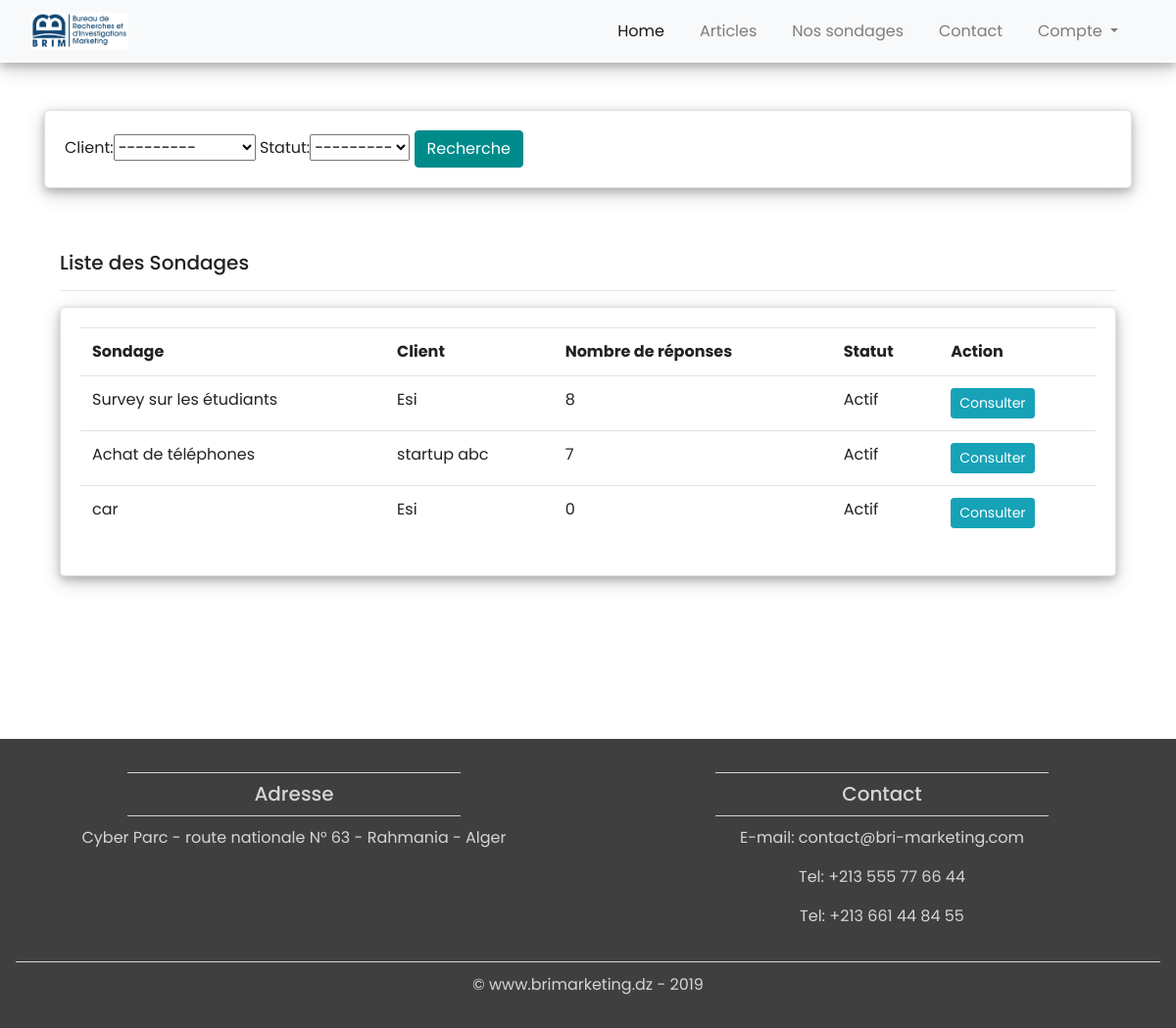
/polls/sondages/, run on the app's committed database.
### polls/models.py (models this page shows, shortened)
class Sondage(models.Model):
	name = models.CharField(max_length=200)
	nbreponses = models.IntegerField(default=0)
	client = models.ForeignKey(Client, on_delete=models.SET_NULL, null=True)
	personnes = models.ManyToManyField("auth.User", limit_choices_to={'groups__name': "Abonné"}, null=True, blank=True)
	date_creation = models.DateTimeField(default=timezone.now, null=True)
	STATUT_CHOICES = (
		('Brouillon', 'brouillon'),
		('Actif','actif'),
		('Archivé','archive'),
	)
	statut = models.CharField(max_length=200, choices = STATUT_CHOICES, default='Brouillon', null=True)

### client/models.py (models this page shows)
class Client(models.Model):
	NAME = models.CharField(max_length=200, null=True)
	VISAGE = models.ForeignKey("auth.User", limit_choices_to={'groups__name': "Délégué"}, on_delete=models.CASCADE, null=True, blank=True)
	PHONE = models.CharField(max_length=200, null=True)
	EMAIL = models.CharField(max_length=200, null=True)
	STATUT_CHOICES = (
		('Actif','actif'),
		('Inactif','inactif')
	)
	DATE_CREATION = models.DateTimeField(default=timezone.now, null=True)
	STATUT = models.CharField(max_length=200, choices = STATUT_CHOICES, default='Actif', null=True)
	def __str__(self):
		return self.NAME

### polls/views.py (the view)
# urls.py: path('sondages/', views.sondages, name="sondages"),
def sondages(request):
	sondageliste = Sondage.objects.all()
	myFilter = SondageFilter(request.GET, queryset=sondageliste)
	sondageliste = myFilter.qs
	context =  {'sondageliste': sondageliste, 'myFilter':myFilter}
	return render(request, 'polls/sondages.html', context)

### templates/polls/sondages.html (shortened to what this page needs)
{% extends 'base.html'%}
{% load static %}
{% block content %}
<div class="container-fluid menocote">
	<div class="container" style="margin-bottom: 150px;">
		<br> <br>
			<div class="row">
				<div class="col">
					<div class="user_card card card-body">
						<form method="get">
							{{myFilter.form}}
					    <button class="btn btn-primary" type="submit">Recherche</button>
					  </form>
					</div>
				</div>
			</div>
			<br>
		<br>
		<div class="col-12">
					<h5>Liste des Sondages</h5>
					<hr>
					<div class="user_card card card-body">
						<table class="table">
							<tr>
								<th>Sondage</th>
								<th>Client</th>
								<th>Nombre de réponses</th>
								<th>Statut</th>
								<th>Action</th>
							</tr>
							{% for s in sondageliste %}
								<tr>
									<td>{{ s.name }}</td>
									<td>{{ s.client.NAME }}</td>
									<td>{{ s.nbreponses }}</td>
									<td>{{ s.statut }}</td>
									<td><a href="{% url 'polls:resultat' s.pk %}" class="btn btn-info btn-sm">Consulter</a></td>
								</tr>
							{% endfor %}
						</table>
					</div>
		</div>
	</div>
	</div>
{% endblock %}

### templates/base.html (shortened to what this page needs)
{% load static %}
<!DOCTYPE html>
<html lang="en">
<head>
  <link rel="stylesheet" href="https://maxcdn.bootstrapcdn.com/bootstrap/4.0.0/css/bootstrap.min.css">
  <link rel="stylesheet" type="text/css" href="{% static 'style.css' %}">
    <link rel="stylesheet" href="https://cdnjs.cloudflare.com/ajax/libs/Chart.js/2.8.0/Chart.min.css" />
</head>
<body>
<nav class="navbar navbar-expand-md navbar-light bg-light sticky-top">
  <div class ="container-fluid">
    <a class="navbar-brand" href="/home"><img src="{% static 'homepage/images/logobrim.png' %}"  width="100" alt="Image"/> </a>
    <div class="collapse navbar-collapse" id="navbarResponsive">
      <ul class="navbar-nav ml-auto">
        <li class="nav-item active" >
            <a class="nav-link" href="/home">Home</a>
        </li>
        <li class="nav-item">
            <a class="nav-link" href="/blog">Articles</a>
        </li>
        {% if user.is_authenticated %}
        {% if user.groups.all.0.name == "Délégué" %}
          <li class="nav-item">
            <a class="nav-link" href="/membres/profil">Profil</a>
          </li>
          <li class="nav-item">
            <a class="nav-link" href="#">Espace Client</a>
          </li>
          <li class="nav-item">
            <a class="nav-link" href="{% url 'logout' %}">Logout</a>
          </li>
        {% elif user.groups.all.0.name == "Abonné"%}
           <li class="nav-item">
              <a class="nav-link" href="{% url 'polls:nossondages' %}">Nos sondages</a>
            </li>
          <li class="nav-item">
            <a class="nav-link" href="{% url 'membres:profil' %}">Profil</a>
          </li>
          <li class="nav-item">
            <a class="nav-link" href="{% url 'logout' %}">Logout</a>
          </li>
          {% else %}
            <li class="nav-item">
              <a class="nav-link" href="{% url 'polls:nossondages' %}">Nos sondages</a>
            </li>
            <li class="nav-item">
              <a class="nav-link" href="/membres/profil">Profil</a>
            </li>
            <li class="nav-item">
              <a class="nav-link" href="/dash">Espace Admin</a>
            </li>
            <li class="nav-item">
              <a class="nav-link" href="{% url 'logout' %}">Logout</a>
            </li>
          {% endif %}
        {% else %}
          <li class="nav-item">
              <a class="nav-link" href="#">Nos sondages</a>
          </li>
          <li class="nav-item">
            <a class="nav-link" href="/home/contact">Contact</a>
          </li>
          <li class="nav-item dropdown">
            <a class="nav-link dropdown-toggle" href="#" id="navbarDropdown" role="button" data-toggle="dropdown" aria-haspopup="true" aria-expanded="false">
              Compte
            </a>
          </li>
        {% endif %}
      </ul>
    </div>
  </div>
</nav>
{% block content %}{% endblock%}
<footer>
  <div class="container-fluid padding dern">
    <div class="row text-center">
      <div class="col-xs-12 col-md-6 col-lg-6 col-xl-6">
        <hr class="light">
        <h5>Adresse</h5>
        <hr class="light">
        <p>Cyber Parc - route nationale N° 63 - Rahmania - Alger</p>
      </div>
      <div class="col-xs-12 col-md-6 col-lg-6 col-xl-6" style="padding-bottom: 0;">
        <hr class="light">
        <h5>Contact</h5>
        <hr class="light">
        <p>E-mail: contact@bri-marketing.com</p>
        <p>Tel: +213 555 77 66 44</p>
        <p>Tel: +213 661 44 84 55</p>
      </div>
      <div class="col-12">
        <hr class="light-100">
        <p>&copy; www.brimarketing.dz - 2019</p>
      </div>
    </div>
  </div>
</footer>
</body>
</html>

### static/style.css (style rules this page uses)
html, body { height:100%; width:100%; font-family: 'Poppins', sans-serif; color: #222; }
body { margin: 0; padding: 0; position: absolute; }
.navbar { box-shadow: 0 4px 8px 0 rgba(0, 0, 0, 0.2), 0 6px 20px 0 rgba(0, 0, 0, 0.19); -webkit-box-shadow: 0 4px 8px 0 rgba(0, 0, 0, 0.2), 0 6px 20px 0 rgba(0, 0, 0, 0.19); -moz-box-shadow: 0 4px 8px 0 rgba(0, 0, 0, 0.2), 0 6px 20px 0 rgba(0, 0, 0, 0.19); }
.navbar-nav li { padding-right: 20px; }
.nav-link { font-size: 1em !important; }
.btn-primary { background-color: #008B8B; border: 1px solid #008B8B; }
.padding { padding-bottom: 2rem; }
footer { background-color: #3f3f3f; color: #d5d5d5; padding-top: 0.5rem; z-index: 4; bottom: 0; right: 0; left: 0; }
hr.light { border-top: 1px solid #d5d5d5; width: 60%; margin-top: .6rem; margin-bottom: .6rem; }
hr.light-100 { border-top: 1px solid #d5d5d5; width: 100%; margin-top: 2px; margin-bottom: 0.7rem; }
.dern { padding-bottom: 0; }
[class*="col-"] { padding: 1rem; }
* { box-sizing: border-box; }

### templates/polls/sondages.html (style rules this page uses)
.user_card { margin-top: auto; margin-bottom: auto; position: relative; display: flex; justify-content: center; flex-direction: column; box-shadow: 0 4px 8px 0 rgba(0, 0, 0, 0.2), 0 6px 20px 0 rgba(0, 0, 0, 0.19); -webkit-box-shadow: 0 4px 8px 0 rgba(0, 0, 0, 0.2), 0 6px 20px 0 rgba(0, 0, 0, 0.19); -moz-box-shadow: 0 4px 8px 0 rgba(0, 0, 0, 0.2), 0 6px 20px 0 rgba(0, 0, 0, 0.19); border-radius: 5px; }

### data on the page
Sondage: name "Survey sur les étudiants", client.NAME "Esi", nbreponses "8", statut "Actif"
Sondage: name "Achat de téléphones", client.NAME "startup abc", nbreponses "7", statut "Actif"
Sondage: name "car", client.NAME "Esi", nbreponses "0", statut "Actif"
